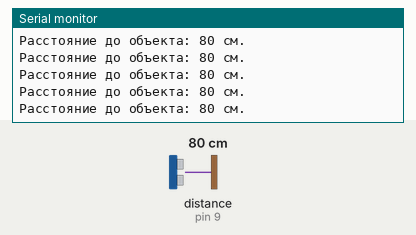
Bench run of a sketch on a simulated Arduino Uno, built with avr-gcc and run on an emulated ATmega328P. Parts: the last lines printed to the serial monitor. Wiring (inferred from the names in the program): ultrasonic range finder: trigger pin 10; echo pin 9. The test bench sets the inputs (shaded band); at power-on: distance to the obstacle (sensor on pin 9) 80 cm. The echo pulse lasts 58.3 µs per cm.

Above: at 1.2 s.
1.3 s: distance to the obstacle (sensor on pin 9) set to 2 cm
At 1.72 s:
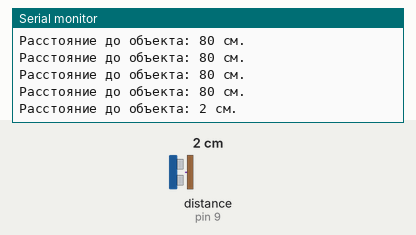
4.3 s: distance to the obstacle (sensor on pin 9) set to 4 cm
At 4.48 s:
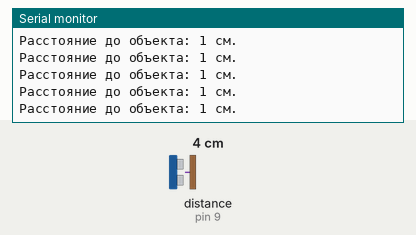
Timing chart, 0 to 7.3 s (numbered marks = the images above; inputs shaded):
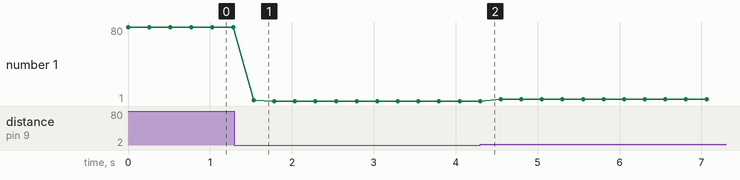

Measured:
- after the input at 1.3 s, the serial monitor: prints a new line after 0.24 s (image 1)
- plotted number 1: 80 → 1 after the input at 1.3 s, 1 → 3 after the input at 4.3 s

The sketch:

3.3_TRIG.ino
```cpp
constexpr uint8_t PIN_TRIG = 10;  // Пины ультразвукового датчика
constexpr uint8_t PIN_ECHO = 9;
long duration, cm;

void setup() {
  Serial.begin(57600);
  pinMode(PIN_TRIG, OUTPUT);
 }

void loop() {
  // Сначала генерируем короткий импульс длительностью 2-5 микросекунд.
  digitalWrite(PIN_TRIG, LOW);
  delayMicroseconds(5);
  digitalWrite(PIN_TRIG, HIGH);
  // Выставляем высокий уровень сигнала. В этот момент датчик будет посылать сигналы с частотой 40 КГц.
  delayMicroseconds(10);
  digitalWrite(PIN_TRIG, LOW);
  //  Время задержки акустического сигнала на эхолокаторе.
  duration = pulseIn(PIN_ECHO, HIGH);
  // Преобразование в расстояние
  cm = (duration / 2) / 29.1;
  Serial.print("Расстояние до объекта: ");
  Serial.print(cm);
  Serial.println(" см.");
  delay(250);
}
```
